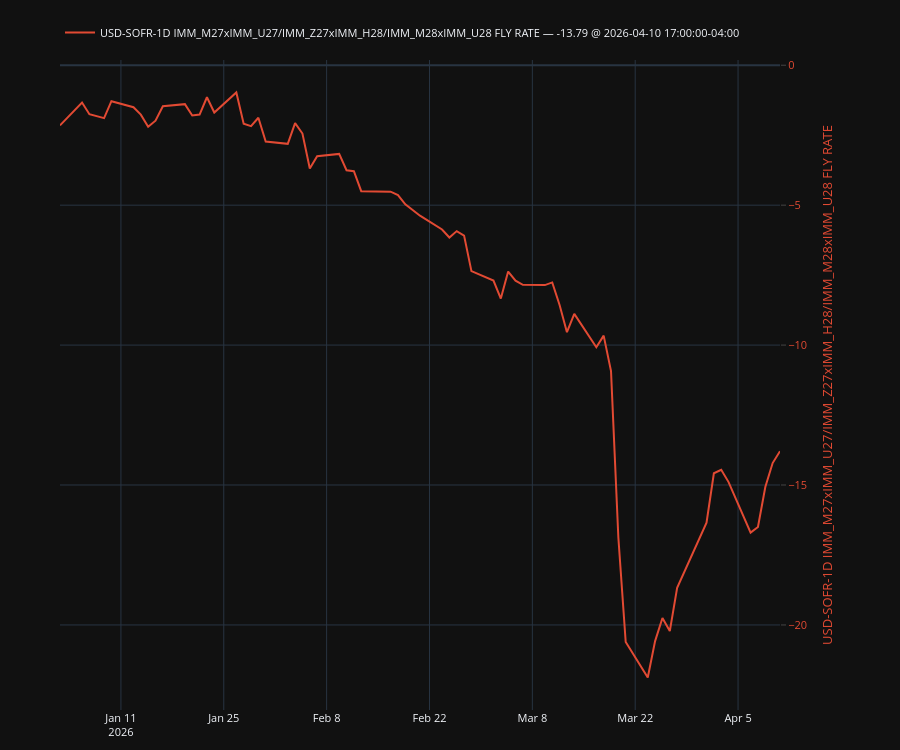

The notebook cell saved with this chart:
### Code cell
plot, fig, ax, ax2, legend = make_secondary_axis_plot(engine="plotly")
plot(
    eod_df["USD-SOFR-1D IMM_M27xIMM_U27/IMM_Z27xIMM_H28/IMM_M28xIMM_U28 FLY RATE"],
    which="right",
    indicators=[
        # {"kind": "last", "style": {"linestyle": "--", "linewidth": 1.2, "color": "tab:purple"}},  
        # {"kind": "sma", "window": 60, "style": {"linestyle": "--", "color": "green"}},
    ],
    # ou={"enable": True, "steps": 126, "add_metrics_to_legend": True}
)
# plot(eod_df["CAD Z6Z8"], which="left")
# plot(eod_df["USD Z6Z8"], which="left")
# plot(eod_df["CAD-CORRA IMM_Z28xIMM_H29 OUTRIGHT RATE"], which="left")
# plot(eod_df["USD-SOFR-1D IMM_Z26xIMM_H27 OUTRIGHT RATE"], which="left")
# plot(eod_df["USDCAD Z6"], which="left")
# plot(eod_df["USDCAD Z8"], which="left")
legend(show_date=True, loc="upper left")
plt.show()

### Figure 1 — Plotly figure (JSON) as saved in the notebook; plotly's stock layout.template omitted (floating-point values rounded to 4 significant figures)
{"data": [{"line": {"color": "#E24A33"}, "mode": "lines", "name": "USD-SOFR-1D IMM_M27xIMM_U27/IMM_Z27xIMM_H28/IMM_M28xIMM_U28 FLY RATE — -13.79 @ 2026-04-10 17:00:00-04:00", "showlegend": true, "type": "scatter", "x": ["2026-01-02T17:00:00-05:00", "2026-01-05T17:00:00-05:00", "2026-01-06T17:00:00-05:00", "2026-01-07T17:00:00-05:00", "2026-01-08T17:00:00-05:00", "2026-01-09T17:00:00-05:00", "2026-01-12T17:00:00-05:00", "2026-01-13T17:00:00-05:00", "2026-01-14T17:00:00-05:00", "2026-01-15T17:00:00-05:00", "2026-01-16T17:00:00-05:00", "2026-01-19T17:00:00-05:00", "2026-01-20T17:00:00-05:00", "2026-01-21T17:00:00-05:00", "2026-01-22T17:00:00-05:00", "2026-01-23T17:00:00-05:00", "2026-01-26T17:00:00-05:00", "2026-01-27T17:00:00-05:00", "2026-01-28T17:00:00-05:00", "2026-01-29T17:00:00-05:00", "2026-01-30T17:00:00-05:00", "2026-02-02T17:00:00-05:00", "2026-02-03T17:00:00-05:00", "2026-02-04T17:00:00-05:00", "2026-02-05T17:00:00-05:00", "2026-02-06T17:00:00-05:00", "2026-02-09T17:00:00-05:00", "2026-02-10T17:00:00-05:00", "2026-02-11T17:00:00-05:00", "2026-02-12T17:00:00-05:00", "2026-02-13T17:00:00-05:00", "2026-02-16T17:00:00-05:00", "2026-02-17T17:00:00-05:00", "2026-02-18T17:00:00-05:00", "2026-02-19T17:00:00-05:00", "2026-02-20T17:00:00-05:00", "2026-02-23T17:00:00-05:00", "2026-02-24T17:00:00-05:00", "2026-02-25T17:00:00-05:00", "2026-02-26T17:00:00-05:00", "2026-02-27T17:00:00-05:00", "2026-03-02T17:00:00-05:00", "2026-03-03T17:00:00-05:00", "2026-03-04T17:00:00-05:00", "2026-03-05T17:00:00-05:00", "2026-03-06T17:00:00-05:00", "2026-03-09T17:00:00-04:00", "2026-03-10T17:00:00-04:00", "2026-03-11T17:00:00-04:00", "2026-03-12T17:00:00-04:00", "2026-03-13T17:00:00-04:00", "2026-03-16T17:00:00-04:00", "2026-03-17T17:00:00-04:00", "2026-03-18T17:00:00-04:00", "2026-03-19T17:00:00-04:00", "2026-03-20T17:00:00-04:00", "2026-03-23T17:00:00-04:00", "2026-03-24T17:00:00-04:00", "2026-03-25T17:00:00-04:00", "2026-03-26T17:00:00-04:00", "2026-03-27T17:00:00-04:00", "2026-03-31T17:00:00-04:00", "2026-04-01T17:00:00-04:00", "2026-04-02T17:00:00-04:00", "2026-04-03T17:00:00-04:00", "2026-04-06T17:00:00-04:00", "2026-04-07T17:00:00-04:00", "2026-04-08T17:00:00-04:00", "2026-04-09T17:00:00-04:00", "2026-04-10T17:00:00-04:00"], "y": [-2.15, -1.335, -1.751, -1.824, -1.889, -1.284, -1.5, -1.766, -2.197, -1.982, -1.467, -1.39, -1.797, -1.762, -1.144, -1.69, -0.9742, -2.092, -2.178, -1.875, -2.728, -2.808, -2.068, -2.441, -3.688, -3.248, -3.168, -3.752, -3.786, -4.5, -4.503, -4.519, -4.64, -4.969, -5.174, -5.375, -5.869, -6.157, -5.928, -6.085, -7.356, -7.697, -8.339, -7.374, -7.696, -7.845, -7.855, -7.761, -8.566, -9.538, -8.886, -10.08, -9.662, -10.93, -16.88, -20.61, -21.88, -20.58, -19.75, -20.22, -18.67, -16.34, -14.58, -14.46, -14.9, -16.7, -16.5, -15.07, -14.22, -13.79], "yaxis": "y2"}], "layout": {"font": {"size": 11}, "height": 750, "legend": {"orientation": "h", "x": 0, "xanchor": "left", "y": 1.02, "yanchor": "bottom"}, "margin": {"b": 40, "l": 60, "r": 120, "t": 60}, "newshape": {"line": {"color": "red"}}, "title": {}, "xaxis": {"showgrid": true, "showspikes": true, "spikecolor": "white", "spikemode": "across", "spikesnap": "cursor"}, "yaxis": {"showgrid": true, "showspikes": true, "spikecolor": "white", "spikesnap": "cursor", "spikethickness": 0.5}, "yaxis2": {"anchor": "x", "overlaying": "y", "position": 0.98, "showgrid": true, "showspikes": true, "side": "right", "spikecolor": "white", "spikesnap": "cursor", "spikethickness": 0.5, "tickfont": {"color": "#E24A33"}, "ticklabelposition": "outside", "ticks": "outside", "title": {"font": {"color": "#E24A33"}, "standoff": 16, "text": "USD-SOFR-1D IMM_M27xIMM_U27/IMM_Z27xIMM_H28/IMM_M28xIMM_U28 FLY RATE"}}}}
